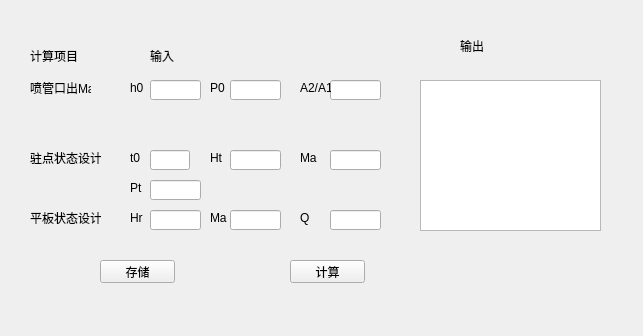
<?xml version="1.0" encoding="UTF-8"?>
<ui version="4.0">
 <class>WidgetWindTunnel</class>
 <widget class="QWidget" name="WidgetWindTunnel">
  <property name="geometry">
   <rect>
    <x>0</x>
    <y>0</y>
    <width>643</width>
    <height>336</height>
   </rect>
  </property>
  <property name="windowTitle">
   <string>Form</string>
  </property>
  <widget class="QLabel" name="label_7">
   <property name="geometry">
    <rect>
     <x>210</x>
     <y>80</y>
     <width>21</width>
     <height>16</height>
    </rect>
   </property>
   <property name="text">
    <string>P0</string>
   </property>
  </widget>
  <widget class="QLabel" name="label_2">
   <property name="geometry">
    <rect>
     <x>30</x>
     <y>50</y>
     <width>70</width>
     <height>12</height>
    </rect>
   </property>
   <property name="text">
    <string>计算项目</string>
   </property>
  </widget>
  <widget class="QLabel" name="label_5">
   <property name="geometry">
    <rect>
     <x>30</x>
     <y>80</y>
     <width>61</width>
     <height>16</height>
    </rect>
   </property>
   <property name="text">
    <string>喷管口出Ma</string>
   </property>
  </widget>
  <widget class="QLabel" name="label_4">
   <property name="geometry">
    <rect>
     <x>460</x>
     <y>40</y>
     <width>54</width>
     <height>12</height>
    </rect>
   </property>
   <property name="text">
    <string>输出</string>
   </property>
  </widget>
  <widget class="QLabel" name="label_16">
   <property name="geometry">
    <rect>
     <x>300</x>
     <y>210</y>
     <width>16</width>
     <height>16</height>
    </rect>
   </property>
   <property name="text">
    <string>Q</string>
   </property>
  </widget>
  <widget class="QLabel" name="label_11">
   <property name="geometry">
    <rect>
     <x>130</x>
     <y>150</y>
     <width>16</width>
     <height>16</height>
    </rect>
   </property>
   <property name="text">
    <string>t0</string>
   </property>
  </widget>
  <widget class="QLabel" name="label_15">
   <property name="geometry">
    <rect>
     <x>300</x>
     <y>150</y>
     <width>31</width>
     <height>16</height>
    </rect>
   </property>
   <property name="text">
    <string>Ma</string>
   </property>
  </widget>
  <widget class="QLineEdit" name="lineEdit_4">
   <property name="geometry">
    <rect>
     <x>150</x>
     <y>210</y>
     <width>51</width>
     <height>20</height>
    </rect>
   </property>
  </widget>
  <widget class="QGraphicsView" name="graphicsView">
   <property name="geometry">
    <rect>
     <x>420</x>
     <y>80</y>
     <width>181</width>
     <height>151</height>
    </rect>
   </property>
  </widget>
  <widget class="QLineEdit" name="lineEdit_9">
   <property name="geometry">
    <rect>
     <x>330</x>
     <y>150</y>
     <width>51</width>
     <height>20</height>
    </rect>
   </property>
  </widget>
  <widget class="QLabel" name="label_6">
   <property name="geometry">
    <rect>
     <x>130</x>
     <y>80</y>
     <width>16</width>
     <height>16</height>
    </rect>
   </property>
   <property name="text">
    <string>h0</string>
   </property>
  </widget>
  <widget class="QLabel" name="label_10">
   <property name="geometry">
    <rect>
     <x>30</x>
     <y>210</y>
     <width>71</width>
     <height>16</height>
    </rect>
   </property>
   <property name="text">
    <string>平板状态设计</string>
   </property>
  </widget>
  <widget class="QLineEdit" name="lineEdit_6">
   <property name="geometry">
    <rect>
     <x>330</x>
     <y>80</y>
     <width>51</width>
     <height>20</height>
    </rect>
   </property>
  </widget>
  <widget class="QLabel" name="label_13">
   <property name="geometry">
    <rect>
     <x>210</x>
     <y>150</y>
     <width>21</width>
     <height>16</height>
    </rect>
   </property>
   <property name="text">
    <string>Ht</string>
   </property>
  </widget>
  <widget class="QLineEdit" name="lineEdit_5">
   <property name="geometry">
    <rect>
     <x>230</x>
     <y>80</y>
     <width>51</width>
     <height>20</height>
    </rect>
   </property>
  </widget>
  <widget class="QPushButton" name="pushButton">
   <property name="geometry">
    <rect>
     <x>100</x>
     <y>260</y>
     <width>75</width>
     <height>23</height>
    </rect>
   </property>
   <property name="text">
    <string>存储</string>
   </property>
  </widget>
  <widget class="QLineEdit" name="lineEdit_11">
   <property name="geometry">
    <rect>
     <x>150</x>
     <y>180</y>
     <width>51</width>
     <height>20</height>
    </rect>
   </property>
  </widget>
  <widget class="QLineEdit" name="lineEdit_2">
   <property name="geometry">
    <rect>
     <x>150</x>
     <y>80</y>
     <width>51</width>
     <height>20</height>
    </rect>
   </property>
  </widget>
  <widget class="QPushButton" name="pushButton_2">
   <property name="geometry">
    <rect>
     <x>290</x>
     <y>260</y>
     <width>75</width>
     <height>23</height>
    </rect>
   </property>
   <property name="text">
    <string>计算</string>
   </property>
  </widget>
  <widget class="QLabel" name="label_14">
   <property name="geometry">
    <rect>
     <x>210</x>
     <y>210</y>
     <width>21</width>
     <height>16</height>
    </rect>
   </property>
   <property name="text">
    <string>Ma</string>
   </property>
  </widget>
  <widget class="QLabel" name="label_9">
   <property name="geometry">
    <rect>
     <x>30</x>
     <y>150</y>
     <width>71</width>
     <height>16</height>
    </rect>
   </property>
   <property name="text">
    <string>驻点状态设计</string>
   </property>
  </widget>
  <widget class="QLineEdit" name="lineEdit_10">
   <property name="geometry">
    <rect>
     <x>330</x>
     <y>210</y>
     <width>51</width>
     <height>20</height>
    </rect>
   </property>
  </widget>
  <widget class="QLineEdit" name="lineEdit_8">
   <property name="geometry">
    <rect>
     <x>230</x>
     <y>210</y>
     <width>51</width>
     <height>20</height>
    </rect>
   </property>
  </widget>
  <widget class="QLabel" name="label_17">
   <property name="geometry">
    <rect>
     <x>130</x>
     <y>180</y>
     <width>16</width>
     <height>16</height>
    </rect>
   </property>
   <property name="text">
    <string>Pt</string>
   </property>
  </widget>
  <widget class="QLabel" name="label_3">
   <property name="geometry">
    <rect>
     <x>150</x>
     <y>50</y>
     <width>54</width>
     <height>12</height>
    </rect>
   </property>
   <property name="text">
    <string>输入</string>
   </property>
  </widget>
  <widget class="QLabel" name="label_12">
   <property name="geometry">
    <rect>
     <x>130</x>
     <y>210</y>
     <width>16</width>
     <height>16</height>
    </rect>
   </property>
   <property name="text">
    <string>Hr</string>
   </property>
  </widget>
  <widget class="QLineEdit" name="lineEdit_7">
   <property name="geometry">
    <rect>
     <x>230</x>
     <y>150</y>
     <width>51</width>
     <height>20</height>
    </rect>
   </property>
  </widget>
  <widget class="QLabel" name="label_8">
   <property name="geometry">
    <rect>
     <x>300</x>
     <y>80</y>
     <width>31</width>
     <height>16</height>
    </rect>
   </property>
   <property name="text">
    <string>A2/A1</string>
   </property>
  </widget>
  <widget class="QLineEdit" name="lineEdit_3">
   <property name="geometry">
    <rect>
     <x>150</x>
     <y>150</y>
     <width>40</width>
     <height>20</height>
    </rect>
   </property>
  </widget>
 </widget>
 <resources/>
 <connections/>
</ui>
